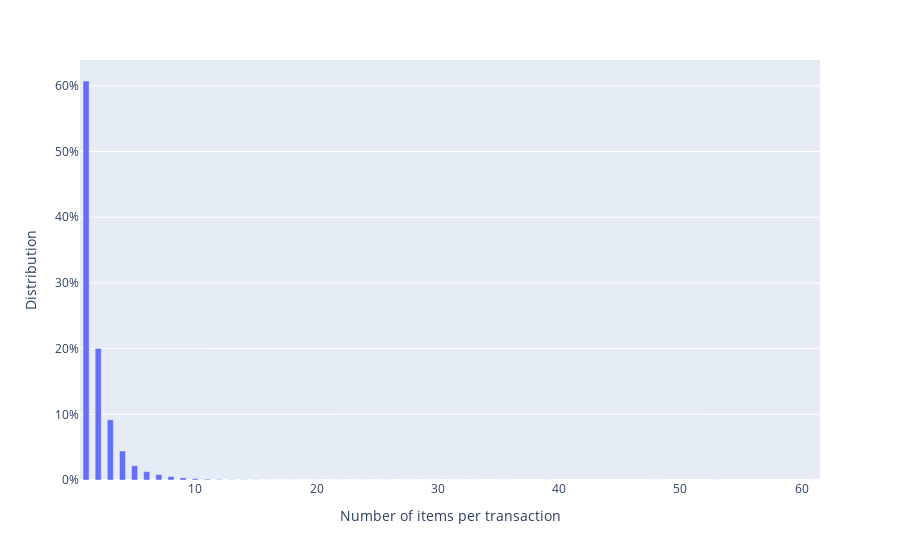

Notebook code cell kept with this figure:
### Code cell
import seaborn as sns

length_of_transactions = data["product_id"].apply(len).value_counts()
length_of_transactions.rename_axis("frequency")

# lenth_of_transactions

total = length_of_transactions.sum()

import plotly.express as px
fig = px.bar(length_of_transactions, x=length_of_transactions.index, y=length_of_transactions.values/total)
fig.update_traces(width=0.5)
fig.update_layout(
    xaxis_title="Number of items per transaction",
    yaxis_tickformat =',.0%',
    yaxis_title="Distribution",
    legend_title="Transaction Length Dsitribution",)

fig.show()

### Figure 1 — Plotly figure (JSON) as saved in the notebook; plotly's stock layout.template omitted (floating-point values rounded to 4 significant figures)
{"data": [{"alignmentgroup": "True", "hovertemplate": "index=%{x}<br>y=%{y}<extra></extra>", "legendgroup": "", "marker": {"color": "#636efa", "pattern": {"shape": ""}}, "name": "", "offsetgroup": "", "orientation": "v", "showlegend": false, "textposition": "auto", "type": "bar", "width": 0.5, "x": [1, 2, 3, 4, 5, 6, 7, 8, 9, 10, 11, 12, 13, 14, 15, 16, 17, 18, 19, 20, 21, 22, 24, 23, 25, 27, 33, 29, 28, 26, 30, 31, 48, 35, 36, 39, 32, 61, 53], "xaxis": "x", "y": [0.6074, 0.2003, 0.0916, 0.04413, 0.02172, 0.01269, 0.008261, 0.005336, 0.003456, 0.002091, 0.001198, 0.0007002, 0.0003895, 0.0002432, 0.0001456, 9.476e-05, 6.48e-05, 4.738e-05, 3.066e-05, 2.23e-05, 1.324e-05, 8.361e-06, 6.967e-06, 6.271e-06, 6.271e-06, 2.787e-06, 2.09e-06, 2.09e-06, 1.393e-06, 1.393e-06, 1.393e-06, 1.393e-06, 6.967e-07, 6.967e-07, 6.967e-07, 6.967e-07, 6.967e-07, 6.967e-07, 6.967e-07], "yaxis": "y"}], "layout": {"barmode": "relative", "legend": {"title": {"text": "Transaction Length Dsitribution"}, "tracegroupgap": 0}, "margin": {"t": 60}, "xaxis": {"anchor": "y", "domain": [0, 1], "title": {"text": "Number of items per transaction"}}, "yaxis": {"anchor": "x", "domain": [0, 1], "tickformat": ",.0%", "title": {"text": "Distribution"}}}}
